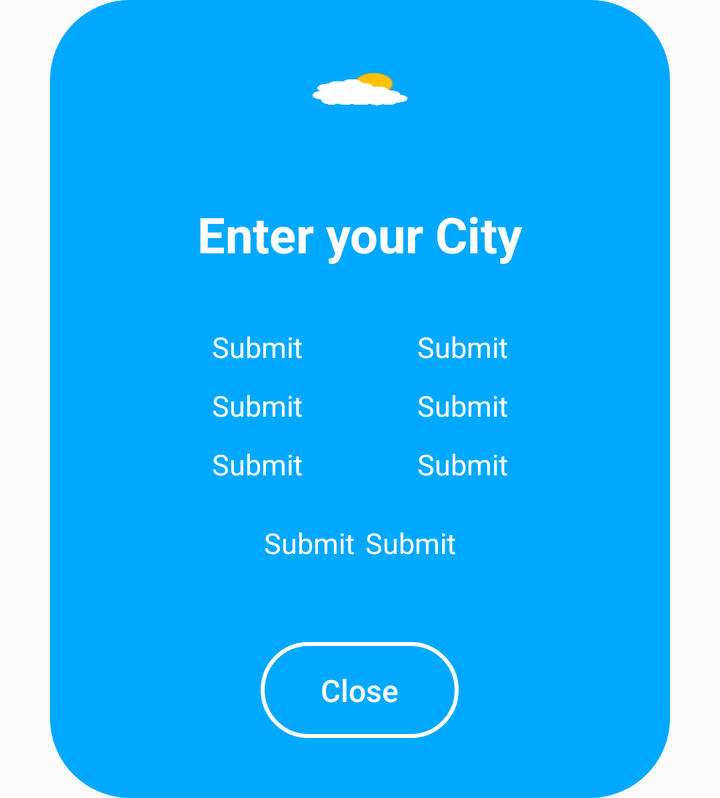
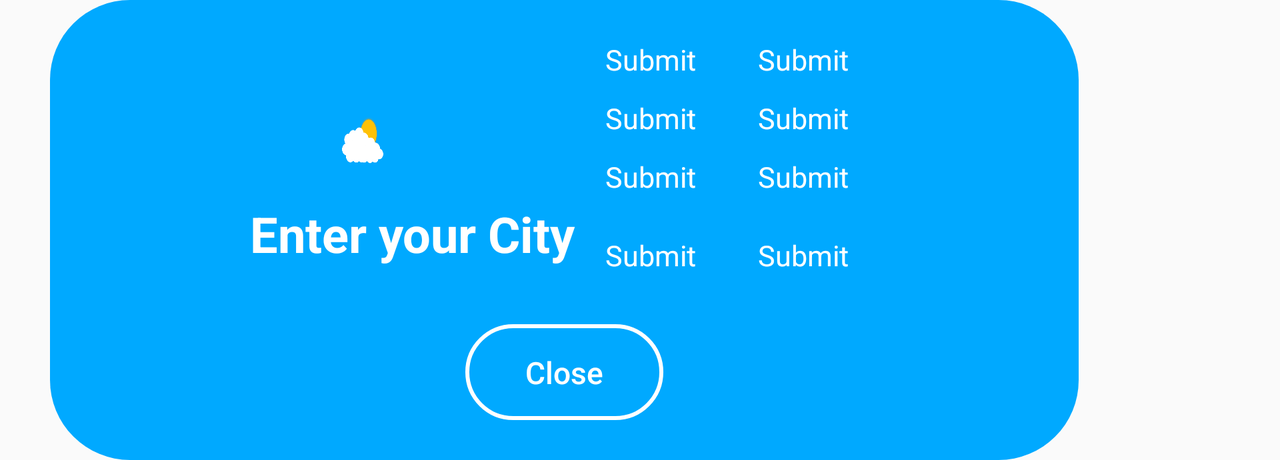

One screen, two layout resources from the same app: the default and the repository's alternative for another configuration. Each is rendered where Android would select it; the XML of both is given below.
<!-- AndroidManifest.xml: application theme Theme.WeatherApp -->
<!-- res/layout/pop_up_dialog.xml -->
<?xml version="1.0" encoding="utf-8"?>
<LinearLayout xmlns:android="http://schemas.android.com/apk/res/android"
    android:layout_width="match_parent"
    android:layout_height="wrap_content"
    android:orientation="vertical"
    android:background="@drawable/button_bg"
    android:paddingStart="40dp"
    android:paddingEnd="40dp"
    android:paddingTop="20dp"
    android:paddingBottom="20dp"
    android:layout_marginStart="25dp"
    android:layout_marginEnd="25dp">

    <ImageView
        android:id="@+id/weatherIcon_ImageView"
        android:layout_width="100dp"
        android:layout_height="100dp"
        android:scaleType="fitXY"
        android:contentDescription="@string/empty"
        android:layout_gravity="center"/>

    <TextView
        android:id="@+id/currentTemp_TextView"
        android:layout_width="wrap_content"
        android:layout_height="wrap_content"
        android:text="@string/city_txt"
        android:textColor="?attr/colorSecondary"
        android:textSize="12pt"
        android:layout_marginTop="-20dp"
        android:textStyle="bold"
        android:layout_gravity="center"/>

    <LinearLayout
        android:layout_width="match_parent"
        android:layout_height="wrap_content"
        android:orientation="horizontal"
        android:layout_marginTop="30dp"
        android:layout_marginStart="15dp"
        android:layout_marginEnd="15dp"
        android:baselineAligned="false">

        <LinearLayout
            android:layout_width="match_parent"
            android:layout_height="match_parent"
            android:orientation="vertical"
            android:gravity="center_vertical"
            android:layout_marginEnd="2.5dp"
            android:layout_weight="1">

            <TextView
                android:id="@+id/description_TextView"
                android:layout_width="wrap_content"
                android:layout_height="wrap_content"
                android:text="@string/submit"
                android:textColor="?attr/colorSecondary"
                android:textSize="7pt"
                android:layout_gravity="center"/>

            <TextView
                android:id="@+id/humidity_TextView"
                android:layout_width="wrap_content"
                android:layout_height="wrap_content"
                android:text="@string/submit"
                android:textColor="?attr/colorSecondary"
                android:textSize="7pt"
                android:layout_gravity="center"
                android:layout_marginTop="10dp"/>


            <TextView
                android:id="@+id/time_TextView"
                android:layout_width="wrap_content"
                android:layout_height="wrap_content"
                android:text="@string/submit"
                android:textColor="?attr/colorSecondary"
                android:textSize="7pt"
                android:layout_gravity="center"
                android:layout_marginTop="10dp"/>

            <TextView
                android:id="@+id/city_TextView"
                android:layout_width="wrap_content"
                android:layout_height="wrap_content"
                android:text="@string/submit"
                android:textColor="?attr/colorSecondary"
                android:textSize="7pt"
                android:layout_gravity="end"
                android:layout_marginTop="20dp"/>
        </LinearLayout>

        <LinearLayout
            android:layout_width="match_parent"
            android:layout_height="match_parent"
            android:orientation="vertical"
            android:layout_marginStart="2.5dp"
            android:gravity="center_vertical"
            android:layout_weight="1">

            <TextView
                android:id="@+id/feels_like_TextView"
                android:layout_width="wrap_content"
                android:layout_height="wrap_content"
                android:text="@string/submit"
                android:textColor="?attr/colorSecondary"
                android:textSize="7pt"
                android:layout_gravity="center"/>

            <TextView
                android:id="@+id/wind_speed_TextView"
                android:layout_width="wrap_content"
                android:layout_height="wrap_content"
                android:text="@string/submit"
                android:textColor="?attr/colorSecondary"
                android:textSize="7pt"
                android:layout_gravity="center"
                android:layout_marginTop="10dp"/>


            <TextView
                android:id="@+id/date_TextView"
                android:layout_width="wrap_content"
                android:layout_height="wrap_content"
                android:text="@string/submit"
                android:textColor="?attr/colorSecondary"
                android:textSize="7pt"
                android:layout_gravity="center"
                android:layout_marginTop="10dp"/>

            <TextView
                android:id="@+id/country_TextView"
                android:layout_width="wrap_content"
                android:layout_height="wrap_content"
                android:text="@string/submit"
                android:textColor="?attr/colorSecondary"
                android:textSize="7pt"
                android:layout_gravity="start"
                android:layout_marginTop="20dp"/>
        </LinearLayout>
    </LinearLayout>

    <Button
        android:id="@+id/close_Button"
        android:layout_width="wrap_content"
        android:layout_height="wrap_content"
        android:textSize="7.5pt"
        android:text="@string/close"
        android:textColor="?attr/colorSecondary"
        android:background="@drawable/edittext_bg"
        android:layout_gravity="center"
        android:layout_marginTop="40dp"
        android:layout_marginBottom="10dp"
        android:paddingTop="10dp"
        android:paddingBottom="10dp"
        android:paddingStart="30dp"
        android:paddingEnd="30dp"
        android:visibility="visible"
        android:textAllCaps="false"/>

</LinearLayout>
<!-- resources referenced by this layout -->
<resources>
  <!-- drawable button_bg (drawable) -->
  <?xml version="1.0" encoding="utf-8"?>
  <ripple
      xmlns:android="http://schemas.android.com/apk/res/android"
      android:color="?attr/colorPrimary">
  
      <item>
          <shape android:shape="rectangle">
              <solid android:color="?attr/colorAccent"/>
              <corners android:radius="40dp"/>
          </shape>
      </item>
  </ripple>
  <!-- drawable edittext_bg (drawable) -->
  <?xml version="1.0" encoding="utf-8"?>
  <selector xmlns:android="http://schemas.android.com/apk/res/android">
  
      <item>
          <shape android:shape="rectangle">
              <solid android:color="@color/transparent"/>
              <stroke android:color="?attr/colorSecondary" android:width="2dp"/>
              <corners android:radius="40dp"/>
          </shape>
      </item>
  </selector>
  <string name="city_txt">Enter your City</string>
  <string name="close">Close</string>
  <string name="empty"> </string>
  <string name="submit">Submit</string>
  <style name="Theme.WeatherApp" parent="Theme.AppCompat.DayNight.NoActionBar">
          
  
          
          <item name="colorPrimary">@color/light_blue_lightMode</item>
          <item name="colorSecondary">@color/white_lightMode</item>
          <item name="color">@color/white_lightMode</item>
          <item name="colorAccent">@color/blue_lightMode</item>
          <item name="srcCompat">@drawable/landing_bg_light</item>
          <item name="textFillColor">@color/blue_lightMode</item>
      </style>
  <color name="transparent">#00000000</color>
  <color name="light_blue_lightMode">#103783</color>
  <color name="white_lightMode">#FFFFFF</color>
  <color name="blue_lightMode">#FF00A9FF</color>
  <!-- drawable landing_bg_light: png bitmap (drawable-land, 31993 bytes) -->
</resources>
<!-- res/layout-land/pop_up_dialog.xml (the repository's variant of the layout above) -->
<!-- drawn on the phone turned sideways -->
<?xml version="1.0" encoding="utf-8"?>
<LinearLayout xmlns:android="http://schemas.android.com/apk/res/android"
    android:layout_width="wrap_content"
    android:layout_height="wrap_content"
    android:orientation="vertical"
    android:background="@drawable/button_bg"
    android:paddingStart="100dp"
    android:paddingEnd="100dp"
    android:paddingTop="20dp"
    android:paddingBottom="20dp"
    android:layout_marginStart="25dp"
    android:layout_marginEnd="25dp"
    android:gravity="center">


    <LinearLayout
        android:layout_width="wrap_content"
        android:layout_height="wrap_content"
        android:orientation="horizontal">
        <LinearLayout
            android:layout_width="wrap_content"
            android:layout_height="wrap_content"
            android:orientation="vertical">
            <ImageView
                android:id="@+id/weatherIcon_ImageView"
                android:layout_width="100dp"
                android:layout_height="100dp"
                android:scaleType="fitXY"
                android:contentDescription="@string/empty"
                android:layout_gravity="center"/>

            <TextView
                android:id="@+id/currentTemp_TextView"
                android:layout_width="wrap_content"
                android:layout_height="wrap_content"
                android:text="@string/city_txt"
                android:textColor="?attr/colorSecondary"
                android:textSize="12pt"
                android:layout_marginTop="-20dp"
                android:textStyle="bold"
                android:layout_gravity="center"/>
        </LinearLayout>

        <LinearLayout
            android:layout_width="wrap_content"
            android:layout_height="wrap_content"
            android:orientation="vertical">

            <LinearLayout
                android:layout_width="wrap_content"
                android:layout_height="wrap_content"
                android:orientation="horizontal"
                android:layout_marginStart="15dp"
                android:layout_marginEnd="15dp"
                android:baselineAligned="false">

                <LinearLayout
                    android:layout_width="match_parent"
                    android:layout_height="match_parent"
                    android:orientation="vertical"
                    android:gravity="center_vertical"
                    android:layout_marginEnd="16dp"
                    android:layout_weight="1">

                    <TextView
                        android:id="@+id/description_TextView"
                        android:layout_width="wrap_content"
                        android:layout_height="wrap_content"
                        android:text="@string/submit"
                        android:textColor="?attr/colorSecondary"
                        android:textSize="7pt"
                        android:layout_gravity="center"/>

                    <TextView
                        android:id="@+id/humidity_TextView"
                        android:layout_width="wrap_content"
                        android:layout_height="wrap_content"
                        android:text="@string/submit"
                        android:textColor="?attr/colorSecondary"
                        android:textSize="7pt"
                        android:layout_gravity="center"
                        android:layout_marginTop="10dp"/>


                    <TextView
                        android:id="@+id/time_TextView"
                        android:layout_width="wrap_content"
                        android:layout_height="wrap_content"
                        android:text="@string/submit"
                        android:textColor="?attr/colorSecondary"
                        android:textSize="7pt"
                        android:layout_gravity="center"
                        android:layout_marginTop="10dp"/>

                    <TextView
                        android:id="@+id/city_TextView"
                        android:layout_width="wrap_content"
                        android:layout_height="wrap_content"
                        android:text="@string/submit"
                        android:textColor="?attr/colorSecondary"
                        android:textSize="7pt"
                        android:layout_gravity="end"
                        android:layout_marginTop="20dp"/>
                </LinearLayout>

                <LinearLayout
                    android:layout_width="match_parent"
                    android:layout_height="match_parent"
                    android:orientation="vertical"
                    android:layout_marginStart="15dp"
                    android:gravity="center_vertical"
                    android:layout_weight="1">

                    <TextView
                        android:id="@+id/feels_like_TextView"
                        android:layout_width="wrap_content"
                        android:layout_height="wrap_content"
                        android:text="@string/submit"
                        android:textColor="?attr/colorSecondary"
                        android:textSize="7pt"
                        android:layout_gravity="center"/>

                    <TextView
                        android:id="@+id/wind_speed_TextView"
                        android:layout_width="wrap_content"
                        android:layout_height="wrap_content"
                        android:text="@string/submit"
                        android:textColor="?attr/colorSecondary"
                        android:textSize="7pt"
                        android:layout_gravity="center"
                        android:layout_marginTop="10dp"/>


                    <TextView
                        android:id="@+id/date_TextView"
                        android:layout_width="wrap_content"
                        android:layout_height="wrap_content"
                        android:text="@string/submit"
                        android:textColor="?attr/colorSecondary"
                        android:textSize="7pt"
                        android:layout_gravity="center"
                        android:layout_marginTop="10dp"/>

                    <TextView
                        android:id="@+id/country_TextView"
                        android:layout_width="wrap_content"
                        android:layout_height="wrap_content"
                        android:text="@string/submit"
                        android:textColor="?attr/colorSecondary"
                        android:textSize="7pt"
                        android:layout_gravity="start"
                        android:layout_marginTop="20dp"/>
                </LinearLayout>
            </LinearLayout>


    </LinearLayout>
    </LinearLayout>

    <Button
        android:id="@+id/close_Button"
        android:layout_width="wrap_content"
        android:layout_height="wrap_content"
        android:textSize="7.5pt"
        android:text="@string/close"
        android:textColor="?attr/colorSecondary"
        android:background="@drawable/edittext_bg"
        android:layout_gravity="center"
        android:layout_marginTop="25dp"
        android:paddingTop="10dp"
        android:paddingBottom="10dp"
        android:paddingStart="30dp"
        android:paddingEnd="30dp"
        android:visibility="visible"
        android:textAllCaps="false"/>
</LinearLayout>
